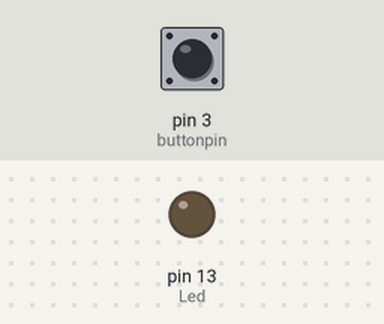
The sketch below on a simulated Arduino Uno, built with avr-gcc and run on an emulated ATmega328P. Shown: output pins drawn as LEDs (lit = HIGH). The inputs (shaded band) are chosen by the test bench; at power-on: pin 3 (buttonpin) LOW. What the sketch prints to the serial monitor is not drawn.

Above: at 1.2 s.
1.3 s: pin 3 (buttonpin) pulled HIGH for 0.15 s
At 1.37 s:
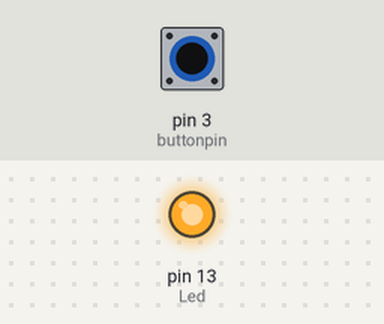
2.9 s: pin 3 (buttonpin) pulled HIGH for 3.2 s
At 6.6 s:
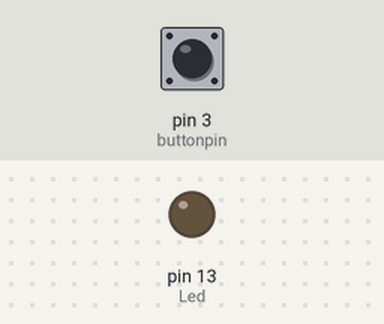
Timing chart, 0 to 8.1 s (numbered marks = the images above; inputs shaded):
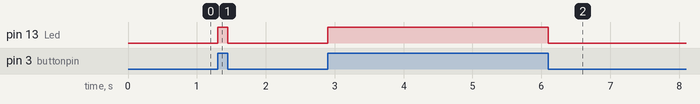

The sketch:

ArduinoUNO_TiltSenzor.ino
```cpp
int Led = 13;// define LED Interface
int buttonpin = 3; // define the tilt switch sensor interfaces
int val = 0;// define numeric variables val
void setup()
{
	Serial.begin(9600);
	pinMode(Led, OUTPUT);// define LED as output interface
	pinMode(buttonpin, INPUT);//define the output interface tilt switch sensor
}
void loop()
{
	val = digitalRead(buttonpin);// digital interface will be assigned a value of 3 to read val
	Serial.print(val);

	if (val == HIGH) //When the tilt sensor detects a signal when the switch, LED flashes
	{
		digitalWrite(Led, HIGH);
	}
	else
	{
		digitalWrite(Led, LOW);
	}
}
```

Measured:
- after the input at 1.3 s, pin 13 (Led): LOW → HIGH at once, → LOW 0.15 s later
- after the input at 2.9 s, pin 13 (Led): LOW → HIGH at once, → LOW 3.2 s later
